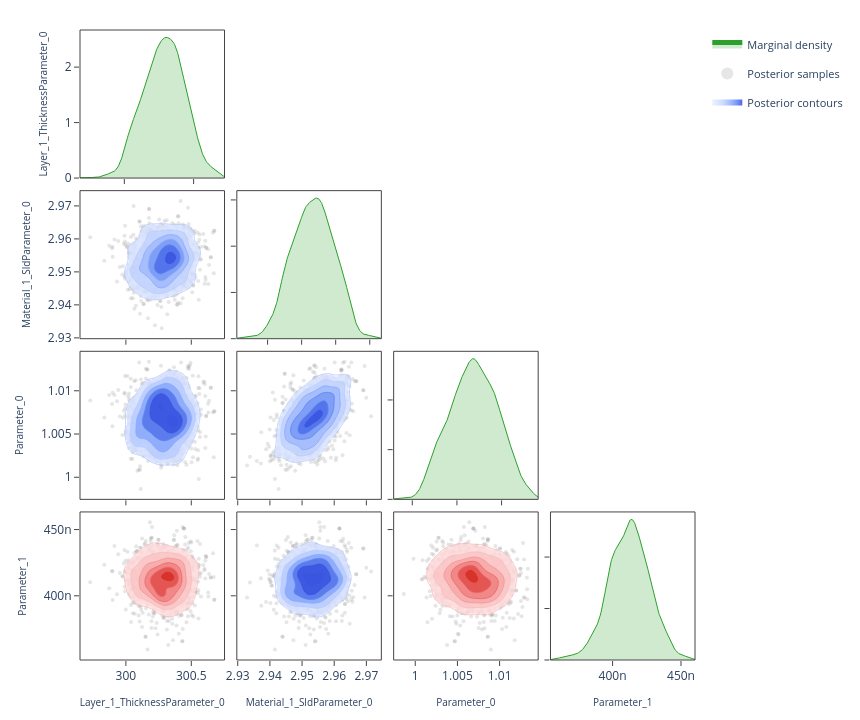

Here is the notebook cell this chart was saved with:
### Code cell
# ---- Corner plot ------------------------------------------------------------
# Pairwise correlations: marginal density on the diagonal, scatter samples
# and 2-D contours on the lower triangle.  Mirrors the "Corner Plot" sub-tab.

fig = plot_corner(posterior.draws, posterior.param_names)
fig.show()

### Figure 1 — Plotly figure (JSON) as saved in the notebook; plotly's stock layout.template omitted (floating-point values rounded to 4 significant figures; data arrays with more than 128 entries replaced by an {"elided": "..."} marker saying what was removed)
{"data": [{"fill": "tozeroy", "fillcolor": "rgba(44, 160, 44, 0.22)", "hoverinfo": "skip", "legendgroup": "marginal", "line": {"color": "rgb(44, 160, 44)", "width": 1}, "mode": "lines", "name": "Marginal density", "showlegend": true, "type": "scatter", "x": {"elided": "256 float values"}, "xaxis": "x", "y": {"elided": "256 float values"}, "yaxis": "y"}, {"hoverinfo": "skip", "legendgroup": "scatter", "marker": {"color": "rgba(140, 140, 140, 0.22)", "size": 4}, "mode": "markers", "name": "Posterior samples", "showlegend": true, "type": "scatter", "x": {"elided": "880 float values"}, "xaxis": "x5", "y": {"elided": "880 float values"}, "yaxis": "y5", "zorder": 0}, {"colorscale": [[0.0, "rgba(224, 233, 255, 0.62)"], [0.35, "rgba(183, 203, 255, 0.70)"], [0.6, "rgba(138, 169, 252, 0.78)"], [0.82, "rgba(96, 131, 242, 0.84)"], [1.0, "rgba(58, 86, 224, 0.90)"]], "connectgaps": false, "contours": {"coloring": "fill", "end": 154.1, "showlabels": false, "showlines": false, "size": 24.33, "start": 32.45}, "hoverinfo": "skip", "legendgroup": "contour", "name": "Posterior contours", "showlegend": true, "showscale": false, "type": "contour", "x": [299.7, 299.7, 299.7, 299.7, 299.7, 299.7, 299.8, 299.8, 299.8, 299.8, 299.8, 299.8, 299.8, 299.9, 299.9, 299.9, 299.9, 299.9, 299.9, 299.9, 299.9, 300.0, 300.0, 300.0, 300.0, 300.0, 300.0, 300.0, 300.0, 300.1, 300.1, 300.1, 300.1, 300.1, 300.1, 300.1, 300.2, 300.2, 300.2, 300.2, 300.2, 300.2, 300.2, 300.2, 300.3, 300.3, 300.3, 300.3, 300.3, 300.3, 300.3, 300.4, 300.4, 300.4, 300.4, 300.4, 300.4, 300.4, 300.4, 300.5, 300.5, 300.5, 300.5, 300.5, 300.5, 300.5, 300.6, 300.6, 300.6, 300.6, 300.6, 300.6, 300.6, 300.6, 300.7, 300.7, 300.7, 300.7, 300.7, 300.7], "xaxis": "x5", "y": [2.931, 2.932, 2.932, 2.933, 2.933, 2.934, 2.934, 2.935, 2.935, 2.936, 2.936, 2.937, 2.937, 2.938, 2.938, 2.939, 2.94, 2.94, 2.941, 2.941, 2.942, 2.942, 2.943, 2.943, 2.944, 2.944, 2.945, 2.945, 2.946, 2.947, 2.947, 2.948, 2.948, 2.949, 2.949, 2.95, 2.95, 2.951, 2.951, 2.952, 2.952, 2.953, 2.954, 2.954, 2.955, 2.955, 2.956, 2.956, 2.957, 2.957, 2.958, 2.958, 2.959, 2.959, 2.96, 2.961, 2.961, 2.962, 2.962, 2.963, 2.963, 2.964, 2.964, 2.965, 2.965, 2.966, 2.966, 2.967, 2.967, 2.968, 2.969, 2.969, 2.97, 2.97, 2.971, 2.971, 2.972, 2.972, 2.973, 2.973], "yaxis": "y5", "z": {"elided": "80x80 float values"}, "zmax": 154.1, "zmin": 32.45, "zorder": 1}, {"colorscale": [[0.0, "rgba(183, 203, 255, 0.94)"], [0.35, "rgba(183, 203, 255, 0.94)"], [0.35, "rgba(138, 169, 252, 0.95)"], [0.6, "rgba(138, 169, 252, 0.95)"], [0.6, "rgba(96, 131, 242, 0.96)"], [0.82, "rgba(96, 131, 242, 0.96)"], [0.82, "rgba(58, 86, 224, 0.98)"], [1.0, "rgba(58, 86, 224, 0.98)"]], "contours": {"coloring": "lines", "end": 154.1, "showlabels": false, "size": 24.33, "start": 32.45}, "hoverinfo": "skip", "legendgroup": "contour", "line": {"width": 0.9}, "showlegend": false, "showscale": false, "type": "contour", "x": [299.7, 299.7, 299.7, 299.7, 299.7, 299.7, 299.8, 299.8, 299.8, 299.8, 299.8, 299.8, 299.8, 299.9, 299.9, 299.9, 299.9, 299.9, 299.9, 299.9, 299.9, 300.0, 300.0, 300.0, 300.0, 300.0, 300.0, 300.0, 300.0, 300.1, 300.1, 300.1, 300.1, 300.1, 300.1, 300.1, 300.2, 300.2, 300.2, 300.2, 300.2, 300.2, 300.2, 300.2, 300.3, 300.3, 300.3, 300.3, 300.3, 300.3, 300.3, 300.4, 300.4, 300.4, 300.4, 300.4, 300.4, 300.4, 300.4, 300.5, 300.5, 300.5, 300.5, 300.5, 300.5, 300.5, 300.6, 300.6, 300.6, 300.6, 300.6, 300.6, 300.6, 300.6, 300.7, 300.7, 300.7, 300.7, 300.7, 300.7], "xaxis": "x5", "y": [2.931, 2.932, 2.932, 2.933, 2.933, 2.934, 2.934, 2.935, 2.935, 2.936, 2.936, 2.937, 2.937, 2.938, 2.938, 2.939, 2.94, 2.94, 2.941, 2.941, 2.942, 2.942, 2.943, 2.943, 2.944, 2.944, 2.945, 2.945, 2.946, 2.947, 2.947, 2.948, 2.948, 2.949, 2.949, 2.95, 2.95, 2.951, 2.951, 2.952, 2.952, 2.953, 2.954, 2.954, 2.955, 2.955, 2.956, 2.956, 2.957, 2.957, 2.958, 2.958, 2.959, 2.959, 2.96, 2.961, 2.961, 2.962, 2.962, 2.963, 2.963, 2.964, 2.964, 2.965, 2.965, 2.966, 2.966, 2.967, 2.967, 2.968, 2.969, 2.969, 2.97, 2.97, 2.971, 2.971, 2.972, 2.972, 2.973, 2.973], "yaxis": "y5", "z": {"elided": "80x80 float values"}, "zmax": 154.1, "zmin": 32.45, "zorder": 2}, {"fill": "tozeroy", "fillcolor": "rgba(44, 160, 44, 0.22)", "hoverinfo": "skip", "legendgroup": "marginal", "line": {"color": "rgb(44, 160, 44)", "width": 1}, "mode": "lines", "name": "Marginal density", "showlegend": false, "type": "scatter", "x": {"elided": "256 float values"}, "xaxis": "x6", "y": {"elided": "256 float values"}, "yaxis": "y6"}, {"hoverinfo": "skip", "legendgroup": "scatter", "marker": {"color": "rgba(140, 140, 140, 0.22)", "size": 4}, "mode": "markers", "name": "Posterior samples", "showlegend": false, "type": "scatter", "x": {"elided": "880 float values"}, "xaxis": "x9", "y": {"elided": "880 float values"}, "yaxis": "y9", "zorder": 0}, {"colorscale": [[0.0, "rgba(224, 233, 255, 0.62)"], [0.35, "rgba(183, 203, 255, 0.70)"], [0.6, "rgba(138, 169, 252, 0.78)"], [0.82, "rgba(96, 131, 242, 0.84)"], [1.0, "rgba(58, 86, 224, 0.90)"]], "connectgaps": false, "contours": {"coloring": "fill", "end": 318.9, "showlabels": false, "showlines": false, "size": 50.35, "start": 67.14}, "hoverinfo": "skip", "legendgroup": "contour", "name": "Posterior contours", "showlegend": false, "showscale": false, "type": "contour", "x": [299.7, 299.7, 299.7, 299.7, 299.7, 299.7, 299.8, 299.8, 299.8, 299.8, 299.8, 299.8, 299.8, 299.9, 299.9, 299.9, 299.9, 299.9, 299.9, 299.9, 299.9, 300.0, 300.0, 300.0, 300.0, 300.0, 300.0, 300.0, 300.0, 300.1, 300.1, 300.1, 300.1, 300.1, 300.1, 300.1, 300.2, 300.2, 300.2, 300.2, 300.2, 300.2, 300.2, 300.2, 300.3, 300.3, 300.3, 300.3, 300.3, 300.3, 300.3, 300.4, 300.4, 300.4, 300.4, 300.4, 300.4, 300.4, 300.4, 300.5, 300.5, 300.5, 300.5, 300.5, 300.5, 300.5, 300.6, 300.6, 300.6, 300.6, 300.6, 300.6, 300.6, 300.6, 300.7, 300.7, 300.7, 300.7, 300.7, 300.7], "xaxis": "x9", "y": [0.9979, 0.9981, 0.9983, 0.9985, 0.9987, 0.9989, 0.9991, 0.9993, 0.9996, 0.9998, 1.0, 1.0, 1.0, 1.001, 1.001, 1.001, 1.001, 1.001, 1.002, 1.002, 1.002, 1.002, 1.002, 1.003, 1.003, 1.003, 1.003, 1.003, 1.004, 1.004, 1.004, 1.004, 1.004, 1.005, 1.005, 1.005, 1.005, 1.005, 1.006, 1.006, 1.006, 1.006, 1.007, 1.007, 1.007, 1.007, 1.007, 1.008, 1.008, 1.008, 1.008, 1.008, 1.009, 1.009, 1.009, 1.009, 1.009, 1.01, 1.01, 1.01, 1.01, 1.01, 1.011, 1.011, 1.011, 1.011, 1.011, 1.012, 1.012, 1.012, 1.012, 1.012, 1.013, 1.013, 1.013, 1.013, 1.013, 1.014, 1.014, 1.014], "yaxis": "y9", "z": {"elided": "80x80 float values"}, "zmax": 318.9, "zmin": 67.14, "zorder": 1}, {"colorscale": [[0.0, "rgba(183, 203, 255, 0.94)"], [0.35, "rgba(183, 203, 255, 0.94)"], [0.35, "rgba(138, 169, 252, 0.95)"], [0.6, "rgba(138, 169, 252, 0.95)"], [0.6, "rgba(96, 131, 242, 0.96)"], [0.82, "rgba(96, 131, 242, 0.96)"], [0.82, "rgba(58, 86, 224, 0.98)"], [1.0, "rgba(58, 86, 224, 0.98)"]], "contours": {"coloring": "lines", "end": 318.9, "showlabels": false, "size": 50.35, "start": 67.14}, "hoverinfo": "skip", "legendgroup": "contour", "line": {"width": 0.9}, "showlegend": false, "showscale": false, "type": "contour", "x": [299.7, 299.7, 299.7, 299.7, 299.7, 299.7, 299.8, 299.8, 299.8, 299.8, 299.8, 299.8, 299.8, 299.9, 299.9, 299.9, 299.9, 299.9, 299.9, 299.9, 299.9, 300.0, 300.0, 300.0, 300.0, 300.0, 300.0, 300.0, 300.0, 300.1, 300.1, 300.1, 300.1, 300.1, 300.1, 300.1, 300.2, 300.2, 300.2, 300.2, 300.2, 300.2, 300.2, 300.2, 300.3, 300.3, 300.3, 300.3, 300.3, 300.3, 300.3, 300.4, 300.4, 300.4, 300.4, 300.4, 300.4, 300.4, 300.4, 300.5, 300.5, 300.5, 300.5, 300.5, 300.5, 300.5, 300.6, 300.6, 300.6, 300.6, 300.6, 300.6, 300.6, 300.6, 300.7, 300.7, 300.7, 300.7, 300.7, 300.7], "xaxis": "x9", "y": [0.9979, 0.9981, 0.9983, 0.9985, 0.9987, 0.9989, 0.9991, 0.9993, 0.9996, 0.9998, 1.0, 1.0, 1.0, 1.001, 1.001, 1.001, 1.001, 1.001, 1.002, 1.002, 1.002, 1.002, 1.002, 1.003, 1.003, 1.003, 1.003, 1.003, 1.004, 1.004, 1.004, 1.004, 1.004, 1.005, 1.005, 1.005, 1.005, 1.005, 1.006, 1.006, 1.006, 1.006, 1.007, 1.007, 1.007, 1.007, 1.007, 1.008, 1.008, 1.008, 1.008, 1.008, 1.009, 1.009, 1.009, 1.009, 1.009, 1.01, 1.01, 1.01, 1.01, 1.01, 1.011, 1.011, 1.011, 1.011, 1.011, 1.012, 1.012, 1.012, 1.012, 1.012, 1.013, 1.013, 1.013, 1.013, 1.013, 1.014, 1.014, 1.014], "yaxis": "y9", "z": {"elided": "80x80 float values"}, "zmax": 318.9, "zmin": 67.14, "zorder": 2}, {"hoverinfo": "skip", "legendgroup": "scatter", "marker": {"color": "rgba(140, 140, 140, 0.22)", "size": 4}, "mode": "markers", "name": "Posterior samples", "showlegend": false, "type": "scatter", "x": {"elided": "880 float values"}, "xaxis": "x10", "y": {"elided": "880 float values"}, "yaxis": "y10", "zorder": 0}, {"colorscale": [[0.0, "rgba(224, 233, 255, 0.62)"], [0.35, "rgba(183, 203, 255, 0.70)"], [0.6, "rgba(138, 169, 252, 0.78)"], [0.82, "rgba(96, 131, 242, 0.84)"], [1.0, "rgba(58, 86, 224, 0.90)"]], "connectgaps": false, "contours": {"coloring": "fill", "end": 9160.0, "showlabels": false, "showlines": false, "size": 1446.0, "start": 1928.0}, "hoverinfo": "skip", "legendgroup": "contour", "name": "Posterior contours", "showlegend": false, "showscale": false, "type": "contour", "x": [2.931, 2.932, 2.932, 2.933, 2.933, 2.934, 2.934, 2.935, 2.935, 2.936, 2.936, 2.937, 2.937, 2.938, 2.938, 2.939, 2.94, 2.94, 2.941, 2.941, 2.942, 2.942, 2.943, 2.943, 2.944, 2.944, 2.945, 2.945, 2.946, 2.947, 2.947, 2.948, 2.948, 2.949, 2.949, 2.95, 2.95, 2.951, 2.951, 2.952, 2.952, 2.953, 2.954, 2.954, 2.955, 2.955, 2.956, 2.956, 2.957, 2.957, 2.958, 2.958, 2.959, 2.959, 2.96, 2.961, 2.961, 2.962, 2.962, 2.963, 2.963, 2.964, 2.964, 2.965, 2.965, 2.966, 2.966, 2.967, 2.967, 2.968, 2.969, 2.969, 2.97, 2.97, 2.971, 2.971, 2.972, 2.972, 2.973, 2.973], "xaxis": "x10", "y": [0.9979, 0.9981, 0.9983, 0.9985, 0.9987, 0.9989, 0.9991, 0.9993, 0.9996, 0.9998, 1.0, 1.0, 1.0, 1.001, 1.001, 1.001, 1.001, 1.001, 1.002, 1.002, 1.002, 1.002, 1.002, 1.003, 1.003, 1.003, 1.003, 1.003, 1.004, 1.004, 1.004, 1.004, 1.004, 1.005, 1.005, 1.005, 1.005, 1.005, 1.006, 1.006, 1.006, 1.006, 1.007, 1.007, 1.007, 1.007, 1.007, 1.008, 1.008, 1.008, 1.008, 1.008, 1.009, 1.009, 1.009, 1.009, 1.009, 1.01, 1.01, 1.01, 1.01, 1.01, 1.011, 1.011, 1.011, 1.011, 1.011, 1.012, 1.012, 1.012, 1.012, 1.012, 1.013, 1.013, 1.013, 1.013, 1.013, 1.014, 1.014, 1.014], "yaxis": "y10", "z": {"elided": "80x80 float values"}, "zmax": 9160.0, "zmin": 1928.0, "zorder": 1}, {"colorscale": [[0.0, "rgba(183, 203, 255, 0.94)"], [0.35, "rgba(183, 203, 255, 0.94)"], [0.35, "rgba(138, 169, 252, 0.95)"], [0.6, "rgba(138, 169, 252, 0.95)"], [0.6, "rgba(96, 131, 242, 0.96)"], [0.82, "rgba(96, 131, 242, 0.96)"], [0.82, "rgba(58, 86, 224, 0.98)"], [1.0, "rgba(58, 86, 224, 0.98)"]], "contours": {"coloring": "lines", "end": 9160.0, "showlabels": false, "size": 1446.0, "start": 1928.0}, "hoverinfo": "skip", "legendgroup": "contour", "line": {"width": 0.9}, "showlegend": false, "showscale": false, "type": "contour", "x": [2.931, 2.932, 2.932, 2.933, 2.933, 2.934, 2.934, 2.935, 2.935, 2.936, 2.936, 2.937, 2.937, 2.938, 2.938, 2.939, 2.94, 2.94, 2.941, 2.941, 2.942, 2.942, 2.943, 2.943, 2.944, 2.944, 2.945, 2.945, 2.946, 2.947, 2.947, 2.948, 2.948, 2.949, 2.949, 2.95, 2.95, 2.951, 2.951, 2.952, 2.952, 2.953, 2.954, 2.954, 2.955, 2.955, 2.956, 2.956, 2.957, 2.957, 2.958, 2.958, 2.959, 2.959, 2.96, 2.961, 2.961, 2.962, 2.962, 2.963, 2.963, 2.964, 2.964, 2.965, 2.965, 2.966, 2.966, 2.967, 2.967, 2.968, 2.969, 2.969, 2.97, 2.97, 2.971, 2.971, 2.972, 2.972, 2.973, 2.973], "xaxis": "x10", "y": [0.9979, 0.9981, 0.9983, 0.9985, 0.9987, 0.9989, 0.9991, 0.9993, 0.9996, 0.9998, 1.0, 1.0, 1.0, 1.001, 1.001, 1.001, 1.001, 1.001, 1.002, 1.002, 1.002, 1.002, 1.002, 1.003, 1.003, 1.003, 1.003, 1.003, 1.004, 1.004, 1.004, 1.004, 1.004, 1.005, 1.005, 1.005, 1.005, 1.005, 1.006, 1.006, 1.006, 1.006, 1.007, 1.007, 1.007, 1.007, 1.007, 1.008, 1.008, 1.008, 1.008, 1.008, 1.009, 1.009, 1.009, 1.009, 1.009, 1.01, 1.01, 1.01, 1.01, 1.01, 1.011, 1.011, 1.011, 1.011, 1.011, 1.012, 1.012, 1.012, 1.012, 1.012, 1.013, 1.013, 1.013, 1.013, 1.013, 1.014, 1.014, 1.014], "yaxis": "y10", "z": {"elided": "80x80 float values"}, "zmax": 9160.0, "zmin": 1928.0, "zorder": 2}, {"fill": "tozeroy", "fillcolor": "rgba(44, 160, 44, 0.22)", "hoverinfo": "skip", "legendgroup": "marginal", "line": {"color": "rgb(44, 160, 44)", "width": 1}, "mode": "lines", "name": "Marginal density", "showlegend": false, "type": "scatter", "x": {"elided": "256 float values"}, "xaxis": "x11", "y": {"elided": "256 float values"}, "yaxis": "y11"}, {"hoverinfo": "skip", "legendgroup": "scatter", "marker": {"color": "rgba(140, 140, 140, 0.22)", "size": 4}, "mode": "markers", "name": "Posterior samples", "showlegend": false, "type": "scatter", "x": {"elided": "880 float values"}, "xaxis": "x13", "y": {"elided": "880 float values"}, "yaxis": "y13", "zorder": 0}, {"colorscale": [[0.0, "rgba(255, 224, 224, 0.62)"], [0.35, "rgba(250, 188, 188, 0.70)"], [0.6, "rgba(245, 148, 148, 0.78)"], [0.82, "rgba(237, 104, 104, 0.84)"], [1.0, "rgba(215, 48, 39, 0.90)"]], "connectgaps": false, "contours": {"coloring": "fill", "end": 64350000.0, "showlabels": false, "showlines": false, "size": 10160000.0, "start": 13550000.0}, "hoverinfo": "skip", "legendgroup": "contour", "name": "Posterior contours", "showlegend": false, "showscale": false, "type": "contour", "x": [299.7, 299.7, 299.7, 299.7, 299.7, 299.7, 299.8, 299.8, 299.8, 299.8, 299.8, 299.8, 299.8, 299.9, 299.9, 299.9, 299.9, 299.9, 299.9, 299.9, 299.9, 300.0, 300.0, 300.0, 300.0, 300.0, 300.0, 300.0, 300.0, 300.1, 300.1, 300.1, 300.1, 300.1, 300.1, 300.1, 300.2, 300.2, 300.2, 300.2, 300.2, 300.2, 300.2, 300.2, 300.3, 300.3, 300.3, 300.3, 300.3, 300.3, 300.3, 300.4, 300.4, 300.4, 300.4, 300.4, 300.4, 300.4, 300.4, 300.5, 300.5, 300.5, 300.5, 300.5, 300.5, 300.5, 300.6, 300.6, 300.6, 300.6, 300.6, 300.6, 300.6, 300.6, 300.7, 300.7, 300.7, 300.7, 300.7, 300.7], "xaxis": "x13", "y": [3.546e-07, 3.559e-07, 3.573e-07, 3.586e-07, 3.599e-07, 3.613e-07, 3.626e-07, 3.64e-07, 3.653e-07, 3.666e-07, 3.68e-07, 3.693e-07, 3.706e-07, 3.72e-07, 3.733e-07, 3.747e-07, 3.76e-07, 3.773e-07, 3.787e-07, 3.8e-07, 3.813e-07, 3.827e-07, 3.84e-07, 3.854e-07, 3.867e-07, 3.88e-07, 3.894e-07, 3.907e-07, 3.92e-07, 3.934e-07, 3.947e-07, 3.961e-07, 3.974e-07, 3.987e-07, 4.001e-07, 4.014e-07, 4.027e-07, 4.041e-07, 4.054e-07, 4.068e-07, 4.081e-07, 4.094e-07, 4.108e-07, 4.121e-07, 4.134e-07, 4.148e-07, 4.161e-07, 4.175e-07, 4.188e-07, 4.201e-07, 4.215e-07, 4.228e-07, 4.241e-07, 4.255e-07, 4.268e-07, 4.281e-07, 4.295e-07, 4.308e-07, 4.322e-07, 4.335e-07, 4.348e-07, 4.362e-07, 4.375e-07, 4.388e-07, 4.402e-07, 4.415e-07, 4.429e-07, 4.442e-07, 4.455e-07, 4.469e-07, 4.482e-07, 4.495e-07, 4.509e-07, 4.522e-07, 4.536e-07, 4.549e-07, 4.562e-07, 4.576e-07, 4.589e-07, 4.602e-07], "yaxis": "y13", "z": {"elided": "80x80 float values"}, "zmax": 64350000.0, "zmin": 13550000.0, "zorder": 1}, {"colorscale": [[0.0, "rgba(250, 188, 188, 0.94)"], [0.35, "rgba(250, 188, 188, 0.94)"], [0.35, "rgba(245, 148, 148, 0.95)"], [0.6, "rgba(245, 148, 148, 0.95)"], [0.6, "rgba(237, 104, 104, 0.96)"], [0.82, "rgba(237, 104, 104, 0.96)"], [0.82, "rgba(215, 48, 39, 0.98)"], [1.0, "rgba(215, 48, 39, 0.98)"]], "contours": {"coloring": "lines", "end": 64350000.0, "showlabels": false, "size": 10160000.0, "start": 13550000.0}, "hoverinfo": "skip", "legendgroup": "contour", "line": {"width": 0.9}, "showlegend": false, "showscale": false, "type": "contour", "x": [299.7, 299.7, 299.7, 299.7, 299.7, 299.7, 299.8, 299.8, 299.8, 299.8, 299.8, 299.8, 299.8, 299.9, 299.9, 299.9, 299.9, 299.9, 299.9, 299.9, 299.9, 300.0, 300.0, 300.0, 300.0, 300.0, 300.0, 300.0, 300.0, 300.1, 300.1, 300.1, 300.1, 300.1, 300.1, 300.1, 300.2, 300.2, 300.2, 300.2, 300.2, 300.2, 300.2, 300.2, 300.3, 300.3, 300.3, 300.3, 300.3, 300.3, 300.3, 300.4, 300.4, 300.4, 300.4, 300.4, 300.4, 300.4, 300.4, 300.5, 300.5, 300.5, 300.5, 300.5, 300.5, 300.5, 300.6, 300.6, 300.6, 300.6, 300.6, 300.6, 300.6, 300.6, 300.7, 300.7, 300.7, 300.7, 300.7, 300.7], "xaxis": "x13", "y": [3.546e-07, 3.559e-07, 3.573e-07, 3.586e-07, 3.599e-07, 3.613e-07, 3.626e-07, 3.64e-07, 3.653e-07, 3.666e-07, 3.68e-07, 3.693e-07, 3.706e-07, 3.72e-07, 3.733e-07, 3.747e-07, 3.76e-07, 3.773e-07, 3.787e-07, 3.8e-07, 3.813e-07, 3.827e-07, 3.84e-07, 3.854e-07, 3.867e-07, 3.88e-07, 3.894e-07, 3.907e-07, 3.92e-07, 3.934e-07, 3.947e-07, 3.961e-07, 3.974e-07, 3.987e-07, 4.001e-07, 4.014e-07, 4.027e-07, 4.041e-07, 4.054e-07, 4.068e-07, 4.081e-07, 4.094e-07, 4.108e-07, 4.121e-07, 4.134e-07, 4.148e-07, 4.161e-07, 4.175e-07, 4.188e-07, 4.201e-07, 4.215e-07, 4.228e-07, 4.241e-07, 4.255e-07, 4.268e-07, 4.281e-07, 4.295e-07, 4.308e-07, 4.322e-07, 4.335e-07, 4.348e-07, 4.362e-07, 4.375e-07, 4.388e-07, 4.402e-07, 4.415e-07, 4.429e-07, 4.442e-07, 4.455e-07, 4.469e-07, 4.482e-07, 4.495e-07, 4.509e-07, 4.522e-07, 4.536e-07, 4.549e-07, 4.562e-07, 4.576e-07, 4.589e-07, 4.602e-07], "yaxis": "y13", "z": {"elided": "80x80 float values"}, "zmax": 64350000.0, "zmin": 13550000.0, "zorder": 2}, {"hoverinfo": "skip", "legendgroup": "scatter", "marker": {"color": "rgba(140, 140, 140, 0.22)", "size": 4}, "mode": "markers", "name": "Posterior samples", "showlegend": false, "type": "scatter", "x": {"elided": "880 float values"}, "xaxis": "x14", "y": {"elided": "880 float values"}, "yaxis": "y14", "zorder": 0}, {"colorscale": [[0.0, "rgba(224, 233, 255, 0.62)"], [0.35, "rgba(183, 203, 255, 0.70)"], [0.6, "rgba(138, 169, 252, 0.78)"], [0.82, "rgba(96, 131, 242, 0.84)"], [1.0, "rgba(58, 86, 224, 0.90)"]], "connectgaps": false, "contours": {"coloring": "fill", "end": 1443000000.0, "showlabels": false, "showlines": false, "size": 227900000.0, "start": 303900000.0}, "hoverinfo": "skip", "legendgroup": "contour", "name": "Posterior contours", "showlegend": false, "showscale": false, "type": "contour", "x": [2.931, 2.932, 2.932, 2.933, 2.933, 2.934, 2.934, 2.935, 2.935, 2.936, 2.936, 2.937, 2.937, 2.938, 2.938, 2.939, 2.94, 2.94, 2.941, 2.941, 2.942, 2.942, 2.943, 2.943, 2.944, 2.944, 2.945, 2.945, 2.946, 2.947, 2.947, 2.948, 2.948, 2.949, 2.949, 2.95, 2.95, 2.951, 2.951, 2.952, 2.952, 2.953, 2.954, 2.954, 2.955, 2.955, 2.956, 2.956, 2.957, 2.957, 2.958, 2.958, 2.959, 2.959, 2.96, 2.961, 2.961, 2.962, 2.962, 2.963, 2.963, 2.964, 2.964, 2.965, 2.965, 2.966, 2.966, 2.967, 2.967, 2.968, 2.969, 2.969, 2.97, 2.97, 2.971, 2.971, 2.972, 2.972, 2.973, 2.973], "xaxis": "x14", "y": [3.546e-07, 3.559e-07, 3.573e-07, 3.586e-07, 3.599e-07, 3.613e-07, 3.626e-07, 3.64e-07, 3.653e-07, 3.666e-07, 3.68e-07, 3.693e-07, 3.706e-07, 3.72e-07, 3.733e-07, 3.747e-07, 3.76e-07, 3.773e-07, 3.787e-07, 3.8e-07, 3.813e-07, 3.827e-07, 3.84e-07, 3.854e-07, 3.867e-07, 3.88e-07, 3.894e-07, 3.907e-07, 3.92e-07, 3.934e-07, 3.947e-07, 3.961e-07, 3.974e-07, 3.987e-07, 4.001e-07, 4.014e-07, 4.027e-07, 4.041e-07, 4.054e-07, 4.068e-07, 4.081e-07, 4.094e-07, 4.108e-07, 4.121e-07, 4.134e-07, 4.148e-07, 4.161e-07, 4.175e-07, 4.188e-07, 4.201e-07, 4.215e-07, 4.228e-07, 4.241e-07, 4.255e-07, 4.268e-07, 4.281e-07, 4.295e-07, 4.308e-07, 4.322e-07, 4.335e-07, 4.348e-07, 4.362e-07, 4.375e-07, 4.388e-07, 4.402e-07, 4.415e-07, 4.429e-07, 4.442e-07, 4.455e-07, 4.469e-07, 4.482e-07, 4.495e-07, 4.509e-07, 4.522e-07, 4.536e-07, 4.549e-07, 4.562e-07, 4.576e-07, 4.589e-07, 4.602e-07], "yaxis": "y14", "z": {"elided": "80x80 float values"}, "zmax": 1443000000.0, "zmin": 303900000.0, "zorder": 1}, {"colorscale": [[0.0, "rgba(183, 203, 255, 0.94)"], [0.35, "rgba(183, 203, 255, 0.94)"], [0.35, "rgba(138, 169, 252, 0.95)"], [0.6, "rgba(138, 169, 252, 0.95)"], [0.6, "rgba(96, 131, 242, 0.96)"], [0.82, "rgba(96, 131, 242, 0.96)"], [0.82, "rgba(58, 86, 224, 0.98)"], [1.0, "rgba(58, 86, 224, 0.98)"]], "contours": {"coloring": "lines", "end": 1443000000.0, "showlabels": false, "size": 227900000.0, "start": 303900000.0}, "hoverinfo": "skip", "legendgroup": "contour", "line": {"width": 0.9}, "showlegend": false, "showscale": false, "type": "contour", "x": [2.931, 2.932, 2.932, 2.933, 2.933, 2.934, 2.934, 2.935, 2.935, 2.936, 2.936, 2.937, 2.937, 2.938, 2.938, 2.939, 2.94, 2.94, 2.941, 2.941, 2.942, 2.942, 2.943, 2.943, 2.944, 2.944, 2.945, 2.945, 2.946, 2.947, 2.947, 2.948, 2.948, 2.949, 2.949, 2.95, 2.95, 2.951, 2.951, 2.952, 2.952, 2.953, 2.954, 2.954, 2.955, 2.955, 2.956, 2.956, 2.957, 2.957, 2.958, 2.958, 2.959, 2.959, 2.96, 2.961, 2.961, 2.962, 2.962, 2.963, 2.963, 2.964, 2.964, 2.965, 2.965, 2.966, 2.966, 2.967, 2.967, 2.968, 2.969, 2.969, 2.97, 2.97, 2.971, 2.971, 2.972, 2.972, 2.973, 2.973], "xaxis": "x14", "y": [3.546e-07, 3.559e-07, 3.573e-07, 3.586e-07, 3.599e-07, 3.613e-07, 3.626e-07, 3.64e-07, 3.653e-07, 3.666e-07, 3.68e-07, 3.693e-07, 3.706e-07, 3.72e-07, 3.733e-07, 3.747e-07, 3.76e-07, 3.773e-07, 3.787e-07, 3.8e-07, 3.813e-07, 3.827e-07, 3.84e-07, 3.854e-07, 3.867e-07, 3.88e-07, 3.894e-07, 3.907e-07, 3.92e-07, 3.934e-07, 3.947e-07, 3.961e-07, 3.974e-07, 3.987e-07, 4.001e-07, 4.014e-07, 4.027e-07, 4.041e-07, 4.054e-07, 4.068e-07, 4.081e-07, 4.094e-07, 4.108e-07, 4.121e-07, 4.134e-07, 4.148e-07, 4.161e-07, 4.175e-07, 4.188e-07, 4.201e-07, 4.215e-07, 4.228e-07, 4.241e-07, 4.255e-07, 4.268e-07, 4.281e-07, 4.295e-07, 4.308e-07, 4.322e-07, 4.335e-07, 4.348e-07, 4.362e-07, 4.375e-07, 4.388e-07, 4.402e-07, 4.415e-07, 4.429e-07, 4.442e-07, 4.455e-07, 4.469e-07, 4.482e-07, 4.495e-07, 4.509e-07, 4.522e-07, 4.536e-07, 4.549e-07, 4.562e-07, 4.576e-07, 4.589e-07, 4.602e-07], "yaxis": "y14", "z": {"elided": "80x80 float values"}, "zmax": 1443000000.0, "zmin": 303900000.0, "zorder": 2}, {"hoverinfo": "skip", "legendgroup": "scatter", "marker": {"color": "rgba(140, 140, 140, 0.22)", "size": 4}, "mode": "markers", "name": "Posterior samples", "showlegend": false, "type": "scatter", "x": {"elided": "880 float values"}, "xaxis": "x15", "y": {"elided": "880 float values"}, "yaxis": "y15", "zorder": 0}, {"colorscale": [[0.0, "rgba(255, 224, 224, 0.62)"], [0.35, "rgba(250, 188, 188, 0.70)"], [0.6, "rgba(245, 148, 148, 0.78)"], [0.82, "rgba(237, 104, 104, 0.84)"], [1.0, "rgba(215, 48, 39, 0.90)"]], "connectgaps": false, "contours": {"coloring": "fill", "end": 3510000000.0, "showlabels": false, "showlines": false, "size": 554200000.0, "start": 738900000.0}, "hoverinfo": "skip", "legendgroup": "contour", "name": "Posterior contours", "showlegend": false, "showscale": false, "type": "contour", "x": [0.9979, 0.9981, 0.9983, 0.9985, 0.9987, 0.9989, 0.9991, 0.9993, 0.9996, 0.9998, 1.0, 1.0, 1.0, 1.001, 1.001, 1.001, 1.001, 1.001, 1.002, 1.002, 1.002, 1.002, 1.002, 1.003, 1.003, 1.003, 1.003, 1.003, 1.004, 1.004, 1.004, 1.004, 1.004, 1.005, 1.005, 1.005, 1.005, 1.005, 1.006, 1.006, 1.006, 1.006, 1.007, 1.007, 1.007, 1.007, 1.007, 1.008, 1.008, 1.008, 1.008, 1.008, 1.009, 1.009, 1.009, 1.009, 1.009, 1.01, 1.01, 1.01, 1.01, 1.01, 1.011, 1.011, 1.011, 1.011, 1.011, 1.012, 1.012, 1.012, 1.012, 1.012, 1.013, 1.013, 1.013, 1.013, 1.013, 1.014, 1.014, 1.014], "xaxis": "x15", "y": [3.546e-07, 3.559e-07, 3.573e-07, 3.586e-07, 3.599e-07, 3.613e-07, 3.626e-07, 3.64e-07, 3.653e-07, 3.666e-07, 3.68e-07, 3.693e-07, 3.706e-07, 3.72e-07, 3.733e-07, 3.747e-07, 3.76e-07, 3.773e-07, 3.787e-07, 3.8e-07, 3.813e-07, 3.827e-07, 3.84e-07, 3.854e-07, 3.867e-07, 3.88e-07, 3.894e-07, 3.907e-07, 3.92e-07, 3.934e-07, 3.947e-07, 3.961e-07, 3.974e-07, 3.987e-07, 4.001e-07, 4.014e-07, 4.027e-07, 4.041e-07, 4.054e-07, 4.068e-07, 4.081e-07, 4.094e-07, 4.108e-07, 4.121e-07, 4.134e-07, 4.148e-07, 4.161e-07, 4.175e-07, 4.188e-07, 4.201e-07, 4.215e-07, 4.228e-07, 4.241e-07, 4.255e-07, 4.268e-07, 4.281e-07, 4.295e-07, 4.308e-07, 4.322e-07, 4.335e-07, 4.348e-07, 4.362e-07, 4.375e-07, 4.388e-07, 4.402e-07, 4.415e-07, 4.429e-07, 4.442e-07, 4.455e-07, 4.469e-07, 4.482e-07, 4.495e-07, 4.509e-07, 4.522e-07, 4.536e-07, 4.549e-07, 4.562e-07, 4.576e-07, 4.589e-07, 4.602e-07], "yaxis": "y15", "z": {"elided": "80x80 float values"}, "zmax": 3510000000.0, "zmin": 738900000.0, "zorder": 1}, {"colorscale": [[0.0, "rgba(250, 188, 188, 0.94)"], [0.35, "rgba(250, 188, 188, 0.94)"], [0.35, "rgba(245, 148, 148, 0.95)"], [0.6, "rgba(245, 148, 148, 0.95)"], [0.6, "rgba(237, 104, 104, 0.96)"], [0.82, "rgba(237, 104, 104, 0.96)"], [0.82, "rgba(215, 48, 39, 0.98)"], [1.0, "rgba(215, 48, 39, 0.98)"]], "contours": {"coloring": "lines", "end": 3510000000.0, "showlabels": false, "size": 554200000.0, "start": 738900000.0}, "hoverinfo": "skip", "legendgroup": "contour", "line": {"width": 0.9}, "showlegend": false, "showscale": false, "type": "contour", "x": [0.9979, 0.9981, 0.9983, 0.9985, 0.9987, 0.9989, 0.9991, 0.9993, 0.9996, 0.9998, 1.0, 1.0, 1.0, 1.001, 1.001, 1.001, 1.001, 1.001, 1.002, 1.002, 1.002, 1.002, 1.002, 1.003, 1.003, 1.003, 1.003, 1.003, 1.004, 1.004, 1.004, 1.004, 1.004, 1.005, 1.005, 1.005, 1.005, 1.005, 1.006, 1.006, 1.006, 1.006, 1.007, 1.007, 1.007, 1.007, 1.007, 1.008, 1.008, 1.008, 1.008, 1.008, 1.009, 1.009, 1.009, 1.009, 1.009, 1.01, 1.01, 1.01, 1.01, 1.01, 1.011, 1.011, 1.011, 1.011, 1.011, 1.012, 1.012, 1.012, 1.012, 1.012, 1.013, 1.013, 1.013, 1.013, 1.013, 1.014, 1.014, 1.014], "xaxis": "x15", "y": [3.546e-07, 3.559e-07, 3.573e-07, 3.586e-07, 3.599e-07, 3.613e-07, 3.626e-07, 3.64e-07, 3.653e-07, 3.666e-07, 3.68e-07, 3.693e-07, 3.706e-07, 3.72e-07, 3.733e-07, 3.747e-07, 3.76e-07, 3.773e-07, 3.787e-07, 3.8e-07, 3.813e-07, 3.827e-07, 3.84e-07, 3.854e-07, 3.867e-07, 3.88e-07, 3.894e-07, 3.907e-07, 3.92e-07, 3.934e-07, 3.947e-07, 3.961e-07, 3.974e-07, 3.987e-07, 4.001e-07, 4.014e-07, 4.027e-07, 4.041e-07, 4.054e-07, 4.068e-07, 4.081e-07, 4.094e-07, 4.108e-07, 4.121e-07, 4.134e-07, 4.148e-07, 4.161e-07, 4.175e-07, 4.188e-07, 4.201e-07, 4.215e-07, 4.228e-07, 4.241e-07, 4.255e-07, 4.268e-07, 4.281e-07, 4.295e-07, 4.308e-07, 4.322e-07, 4.335e-07, 4.348e-07, 4.362e-07, 4.375e-07, 4.388e-07, 4.402e-07, 4.415e-07, 4.429e-07, 4.442e-07, 4.455e-07, 4.469e-07, 4.482e-07, 4.495e-07, 4.509e-07, 4.522e-07, 4.536e-07, 4.549e-07, 4.562e-07, 4.576e-07, 4.589e-07, 4.602e-07], "yaxis": "y15", "z": {"elided": "80x80 float values"}, "zmax": 3510000000.0, "zmin": 738900000.0, "zorder": 2}, {"fill": "tozeroy", "fillcolor": "rgba(44, 160, 44, 0.22)", "hoverinfo": "skip", "legendgroup": "marginal", "line": {"color": "rgb(44, 160, 44)", "width": 1}, "mode": "lines", "name": "Marginal density", "showlegend": false, "type": "scatter", "x": {"elided": "256 float values"}, "xaxis": "x16", "y": {"elided": "256 float values"}, "yaxis": "y16"}], "layout": {"height": 720, "legend": {"font": {"size": 11}, "itemsizing": "constant", "orientation": "v", "x": 1.02, "xanchor": "left", "y": 1.0, "yanchor": "top"}, "margin": {"b": 60, "l": 80, "r": 160, "t": 30}, "plot_bgcolor": "white", "shapes": [{"fillcolor": "rgba(0,0,0,0)", "layer": "above", "line": {"color": "#444", "width": 1}, "type": "rect", "x0": 0, "x1": 1, "xref": "x domain", "y0": 0, "y1": 1, "yref": "y domain"}, {"fillcolor": "rgba(0,0,0,0)", "layer": "above", "line": {"color": "#444", "width": 1}, "type": "rect", "x0": 0, "x1": 1, "xref": "x5 domain", "y0": 0, "y1": 1, "yref": "y5 domain"}, {"fillcolor": "rgba(0,0,0,0)", "layer": "above", "line": {"color": "#444", "width": 1}, "type": "rect", "x0": 0, "x1": 1, "xref": "x6 domain", "y0": 0, "y1": 1, "yref": "y6 domain"}, {"fillcolor": "rgba(0,0,0,0)", "layer": "above", "line": {"color": "#444", "width": 1}, "type": "rect", "x0": 0, "x1": 1, "xref": "x9 domain", "y0": 0, "y1": 1, "yref": "y9 domain"}, {"fillcolor": "rgba(0,0,0,0)", "layer": "above", "line": {"color": "#444", "width": 1}, "type": "rect", "x0": 0, "x1": 1, "xref": "x10 domain", "y0": 0, "y1": 1, "yref": "y10 domain"}, {"fillcolor": "rgba(0,0,0,0)", "layer": "above", "line": {"color": "#444", "width": 1}, "type": "rect", "x0": 0, "x1": 1, "xref": "x11 domain", "y0": 0, "y1": 1, "yref": "y11 domain"}, {"fillcolor": "rgba(0,0,0,0)", "layer": "above", "line": {"color": "#444", "width": 1}, "type": "rect", "x0": 0, "x1": 1, "xref": "x13 domain", "y0": 0, "y1": 1, "yref": "y13 domain"}, {"fillcolor": "rgba(0,0,0,0)", "layer": "above", "line": {"color": "#444", "width": 1}, "type": "rect", "x0": 0, "x1": 1, "xref": "x14 domain", "y0": 0, "y1": 1, "yref": "y14 domain"}, {"fillcolor": "rgba(0,0,0,0)", "layer": "above", "line": {"color": "#444", "width": 1}, "type": "rect", "x0": 0, "x1": 1, "xref": "x15 domain", "y0": 0, "y1": 1, "yref": "y15 domain"}, {"fillcolor": "rgba(0,0,0,0)", "layer": "above", "line": {"color": "#444", "width": 1}, "type": "rect", "x0": 0, "x1": 1, "xref": "x16 domain", "y0": 0, "y1": 1, "yref": "y16 domain"}], "showlegend": true, "width": 860, "xaxis": {"anchor": "y", "domain": [0.0, 0.235], "showgrid": false, "showticklabels": false, "ticks": "outside", "zeroline": false}, "xaxis10": {"anchor": "y10", "domain": [0.255, 0.49], "showgrid": false, "showticklabels": false, "ticks": "outside", "zeroline": false}, "xaxis11": {"anchor": "y11", "domain": [0.51, 0.745], "showgrid": false, "showticklabels": false, "ticks": "outside", "zeroline": false}, "xaxis12": {"anchor": "y12", "domain": [0.765, 1.0], "showgrid": false, "ticks": "outside", "visible": false, "zeroline": false}, "xaxis13": {"anchor": "y13", "domain": [0.0, 0.235], "showgrid": false, "ticks": "outside", "title": {"font": {"size": 10}, "text": "Layer_1_ThicknessParameter_0"}, "zeroline": false}, "xaxis14": {"anchor": "y14", "domain": [0.255, 0.49], "showgrid": false, "ticks": "outside", "title": {"font": {"size": 10}, "text": "Material_1_SldParameter_0"}, "zeroline": false}, "xaxis15": {"anchor": "y15", "domain": [0.51, 0.745], "showgrid": false, "ticks": "outside", "title": {"font": {"size": 10}, "text": "Parameter_0"}, "zeroline": false}, "xaxis16": {"anchor": "y16", "domain": [0.765, 1.0], "showgrid": false, "ticks": "outside", "title": {"font": {"size": 10}, "text": "Parameter_1"}, "zeroline": false}, "xaxis2": {"anchor": "y2", "domain": [0.255, 0.49], "showgrid": false, "ticks": "outside", "visible": false, "zeroline": false}, "xaxis3": {"anchor": "y3", "domain": [0.51, 0.745], "showgrid": false, "ticks": "outside", "visible": false, "zeroline": false}, "xaxis4": {"anchor": "y4", "domain": [0.765, 1.0], "showgrid": false, "ticks": "outside", "visible": false, "zeroline": false}, "xaxis5": {"anchor": "y5", "domain": [0.0, 0.235], "showgrid": false, "showticklabels": false, "ticks": "outside", "zeroline": false}, "xaxis6": {"anchor": "y6", "domain": [0.255, 0.49], "showgrid": false, "showticklabels": false, "ticks": "outside", "zeroline": false}, "xaxis7": {"anchor": "y7", "domain": [0.51, 0.745], "showgrid": false, "ticks": "outside", "visible": false, "zeroline": false}, "xaxis8": {"anchor": "y8", "domain": [0.765, 1.0], "showgrid": false, "ticks": "outside", "visible": false, "zeroline": false}, "xaxis9": {"anchor": "y9", "domain": [0.0, 0.235], "showgrid": false, "showticklabels": false, "ticks": "outside", "zeroline": false}, "yaxis": {"anchor": "x", "domain": [0.765, 1.0], "showgrid": false, "ticks": "outside", "title": {"font": {"size": 10}, "text": "Layer_1_ThicknessParameter_0"}, "zeroline": false}, "yaxis10": {"anchor": "x10", "domain": [0.255, 0.49], "showgrid": false, "showticklabels": false, "ticks": "outside", "zeroline": false}, "yaxis11": {"anchor": "x11", "domain": [0.255, 0.49], "showgrid": false, "showticklabels": false, "ticks": "outside", "zeroline": false}, "yaxis12": {"anchor": "x12", "domain": [0.255, 0.49], "showgrid": false, "ticks": "outside", "visible": false, "zeroline": false}, "yaxis13": {"anchor": "x13", "domain": [0.0, 0.235], "showgrid": false, "ticks": "outside", "title": {"font": {"size": 10}, "text": "Parameter_1"}, "zeroline": false}, "yaxis14": {"anchor": "x14", "domain": [0.0, 0.235], "showgrid": false, "showticklabels": false, "ticks": "outside", "zeroline": false}, "yaxis15": {"anchor": "x15", "domain": [0.0, 0.235], "showgrid": false, "showticklabels": false, "ticks": "outside", "zeroline": false}, "yaxis16": {"anchor": "x16", "domain": [0.0, 0.235], "showgrid": false, "showticklabels": false, "ticks": "outside", "zeroline": false}, "yaxis2": {"anchor": "x2", "domain": [0.765, 1.0], "showgrid": false, "ticks": "outside", "visible": false, "zeroline": false}, "yaxis3": {"anchor": "x3", "domain": [0.765, 1.0], "showgrid": false, "ticks": "outside", "visible": false, "zeroline": false}, "yaxis4": {"anchor": "x4", "domain": [0.765, 1.0], "showgrid": false, "ticks": "outside", "visible": false, "zeroline": false}, "yaxis5": {"anchor": "x5", "domain": [0.51, 0.745], "showgrid": false, "ticks": "outside", "title": {"font": {"size": 10}, "text": "Material_1_SldParameter_0"}, "zeroline": false}, "yaxis6": {"anchor": "x6", "domain": [0.51, 0.745], "showgrid": false, "showticklabels": false, "ticks": "outside", "zeroline": false}, "yaxis7": {"anchor": "x7", "domain": [0.51, 0.745], "showgrid": false, "ticks": "outside", "visible": false, "zeroline": false}, "yaxis8": {"anchor": "x8", "domain": [0.51, 0.745], "showgrid": false, "ticks": "outside", "visible": false, "zeroline": false}, "yaxis9": {"anchor": "x9", "domain": [0.255, 0.49], "showgrid": false, "ticks": "outside", "title": {"font": {"size": 10}, "text": "Parameter_0"}, "zeroline": false}}}
